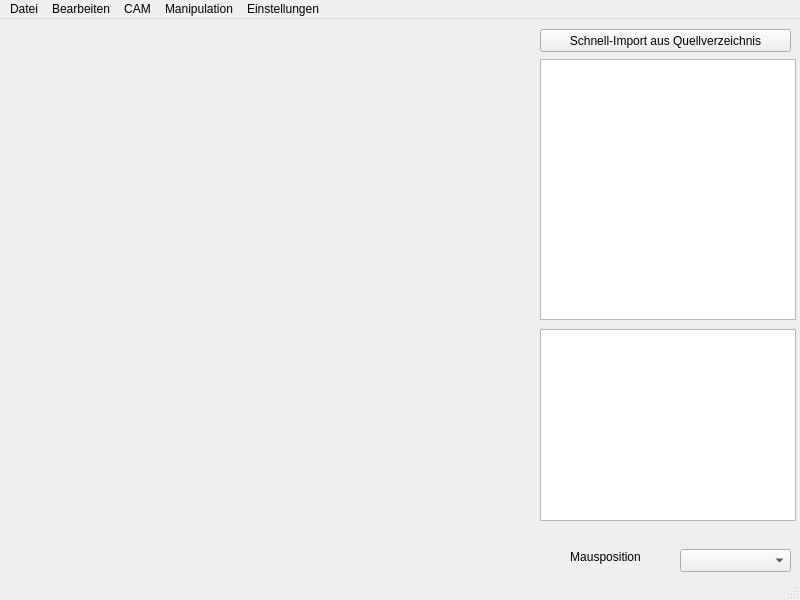
<?xml version="1.0" encoding="UTF-8"?>
<ui version="4.0">
 <class>MainWindow</class>
 <widget class="QMainWindow" name="MainWindow">
  <property name="geometry">
   <rect>
    <x>0</x>
    <y>0</y>
    <width>800</width>
    <height>600</height>
   </rect>
  </property>
  <property name="windowTitle">
   <string>MainWindow</string>
  </property>
  <widget class="QWidget" name="centralwidget">
   <widget class="QPushButton" name="btn_quick_import">
    <property name="geometry">
     <rect>
      <x>540</x>
      <y>10</y>
      <width>251</width>
      <height>23</height>
     </rect>
    </property>
    <property name="focusPolicy">
     <enum>Qt::FocusPolicy::NoFocus</enum>
    </property>
    <property name="text">
     <string>Schnell-Import aus Quellverzeichnis</string>
    </property>
   </widget>
   <widget class="QListWidget" name="listWidget_dateien">
    <property name="geometry">
     <rect>
      <x>540</x>
      <y>40</y>
      <width>256</width>
      <height>261</height>
     </rect>
    </property>
    <property name="toolTip">
     <string>&lt;html&gt;&lt;head/&gt;&lt;body&gt;&lt;p&gt;Dateien/Werkstücke&lt;/p&gt;&lt;/body&gt;&lt;/html&gt;</string>
    </property>
   </widget>
   <widget class="QLabel" name="label_mauspos">
    <property name="geometry">
     <rect>
      <x>540</x>
      <y>530</y>
      <width>131</width>
      <height>16</height>
     </rect>
    </property>
    <property name="text">
     <string>Mausposition</string>
    </property>
    <property name="alignment">
     <set>Qt::AlignmentFlag::AlignCenter</set>
    </property>
   </widget>
   <widget class="QListWidget" name="listWidget_bearb">
    <property name="geometry">
     <rect>
      <x>540</x>
      <y>310</y>
      <width>256</width>
      <height>192</height>
     </rect>
    </property>
    <property name="toolTip">
     <string>&lt;html&gt;&lt;head/&gt;&lt;body&gt;&lt;p&gt;Bearbeitungen auf deinem Werkstück&lt;/p&gt;&lt;/body&gt;&lt;/html&gt;</string>
    </property>
    <property name="selectionMode">
     <enum>QAbstractItemView::SelectionMode::ContiguousSelection</enum>
    </property>
   </widget>
   <widget class="QComboBox" name="comboBox_maschinen">
    <property name="geometry">
     <rect>
      <x>680</x>
      <y>530</y>
      <width>111</width>
      <height>23</height>
     </rect>
    </property>
   </widget>
  </widget>
  <widget class="QMenuBar" name="menubar">
   <property name="geometry">
    <rect>
     <x>0</x>
     <y>0</y>
     <width>800</width>
     <height>20</height>
    </rect>
   </property>
   <widget class="QMenu" name="menuDatei">
    <property name="title">
     <string>Datei</string>
    </property>
    <addaction name="actionNeu"/>
    <addaction name="action_oeffnen"/>
    <addaction name="action_iquick_import"/>
    <addaction name="action_import_dxf"/>
    <addaction name="separator"/>
    <addaction name="actionUmbenennen"/>
    <addaction name="actionSpeichern"/>
    <addaction name="actionSpeichern_unter"/>
    <addaction name="actionGCode_Export"/>
    <addaction name="separator"/>
    <addaction name="action_schliessen"/>
   </widget>
   <widget class="QMenu" name="menuEinstellungen">
    <property name="title">
     <string>Einstellungen</string>
    </property>
    <addaction name="actionPfade"/>
    <addaction name="actionCNC_Maschinen"/>
    <addaction name="actionDXF_Grundeinstellung"/>
    <addaction name="actionDXF_Klasseneinstellung"/>
   </widget>
   <widget class="QMenu" name="menuBearbeitungen">
    <property name="title">
     <string>Bearbeiten</string>
    </property>
    <addaction name="actionUndo"/>
    <addaction name="actionRedo"/>
    <addaction name="separator"/>
    <addaction name="actionKopieren"/>
    <addaction name="actionEinfuegen"/>
    <addaction name="actionAusschneiden"/>
    <addaction name="actionEntfernen"/>
   </widget>
   <widget class="QMenu" name="menuCAM">
    <property name="title">
     <string>CAM</string>
    </property>
    <addaction name="action_make_bohrung"/>
    <addaction name="action_make_rta"/>
    <addaction name="action_make_nut"/>
    <addaction name="separator"/>
    <addaction name="actionNC_Kommentar"/>
    <addaction name="actionNC_Halt"/>
    <addaction name="actionGehe_zu_Punkt"/>
   </widget>
   <widget class="QMenu" name="menuManipulation">
    <property name="title">
     <string>Manipulation</string>
    </property>
    <addaction name="actionVerschieben"/>
    <addaction name="actionSchnellaenderung"/>
   </widget>
   <addaction name="menuDatei"/>
   <addaction name="menuBearbeitungen"/>
   <addaction name="menuCAM"/>
   <addaction name="menuManipulation"/>
   <addaction name="menuEinstellungen"/>
  </widget>
  <widget class="QStatusBar" name="statusbar"/>
  <action name="action_oeffnen">
   <property name="text">
    <string>Öffnen</string>
   </property>
   <property name="shortcut">
    <string>Ctrl+O</string>
   </property>
  </action>
  <action name="actionNeu">
   <property name="text">
    <string>Neu</string>
   </property>
   <property name="shortcut">
    <string>Ctrl+N</string>
   </property>
  </action>
  <action name="actionUmbenennen">
   <property name="text">
    <string>Umbenennen</string>
   </property>
   <property name="shortcut">
    <string>F2</string>
   </property>
  </action>
  <action name="actionPfade">
   <property name="text">
    <string>Pfade</string>
   </property>
  </action>
  <action name="actionCNC_Maschinen">
   <property name="text">
    <string>CNC-Maschinen</string>
   </property>
  </action>
  <action name="action_make_bohrung">
   <property name="text">
    <string>Bohrung einfügen</string>
   </property>
  </action>
  <action name="action_make_rta">
   <property name="text">
    <string>Rechtecktasche einfügen</string>
   </property>
  </action>
  <action name="action_make_nut">
   <property name="text">
    <string>Nut einfügen</string>
   </property>
  </action>
  <action name="actionVerschieben">
   <property name="text">
    <string>Verschieben</string>
   </property>
   <property name="shortcut">
    <string>Ctrl+M</string>
   </property>
  </action>
  <action name="actionUndo">
   <property name="text">
    <string>Rückgängig</string>
   </property>
   <property name="shortcut">
    <string>Ctrl+Z</string>
   </property>
  </action>
  <action name="actionRedo">
   <property name="text">
    <string>Wiederholen</string>
   </property>
   <property name="shortcut">
    <string>Ctrl+Y</string>
   </property>
  </action>
  <action name="actionKopieren">
   <property name="text">
    <string>Kopieren</string>
   </property>
   <property name="shortcut">
    <string>Ctrl+C</string>
   </property>
  </action>
  <action name="actionEinfuegen">
   <property name="text">
    <string>Einfügen</string>
   </property>
   <property name="shortcut">
    <string>Ctrl+V</string>
   </property>
  </action>
  <action name="action_schliessen">
   <property name="text">
    <string>Schließen</string>
   </property>
   <property name="shortcut">
    <string>Ctrl+W</string>
   </property>
  </action>
  <action name="action_iquick_import">
   <property name="text">
    <string>Schnell-Import aus Quellverzeichnis</string>
   </property>
   <property name="shortcut">
    <string>Ctrl+I</string>
   </property>
  </action>
  <action name="action_import_dxf">
   <property name="text">
    <string>importiere dxf-Datei</string>
   </property>
  </action>
  <action name="actionDXF_Grundeinstellung">
   <property name="text">
    <string>DXF-Grundeinstellung</string>
   </property>
  </action>
  <action name="actionDXF_Klasseneinstellung">
   <property name="text">
    <string>DXF-Klasseneinstellung</string>
   </property>
  </action>
  <action name="actionEntfernen">
   <property name="text">
    <string>Entfernen</string>
   </property>
   <property name="shortcut">
    <string>Del</string>
   </property>
  </action>
  <action name="actionSchnellaenderung">
   <property name="text">
    <string>Schnelländerung</string>
   </property>
  </action>
  <action name="actionSpeichern">
   <property name="text">
    <string>Speichern</string>
   </property>
   <property name="shortcut">
    <string>Ctrl+S</string>
   </property>
  </action>
  <action name="actionSpeichern_unter">
   <property name="text">
    <string>Speichern unter</string>
   </property>
   <property name="shortcut">
    <string>Ctrl+Shift+S</string>
   </property>
  </action>
  <action name="actionGCode_Export">
   <property name="text">
    <string>GCode-Export</string>
   </property>
   <property name="shortcut">
    <string>Ctrl+E</string>
   </property>
  </action>
  <action name="actionNC_Kommentar">
   <property name="text">
    <string>NC-Kommentar</string>
   </property>
  </action>
  <action name="actionNC_Halt">
   <property name="text">
    <string>NC-Halt</string>
   </property>
  </action>
  <action name="actionGehe_zu_Punkt">
   <property name="text">
    <string>Gehe zu Punkt</string>
   </property>
  </action>
  <action name="actionAusschneiden">
   <property name="text">
    <string>Ausschneiden</string>
   </property>
   <property name="shortcut">
    <string>Ctrl+X</string>
   </property>
  </action>
 </widget>
 <resources/>
 <connections/>
</ui>
